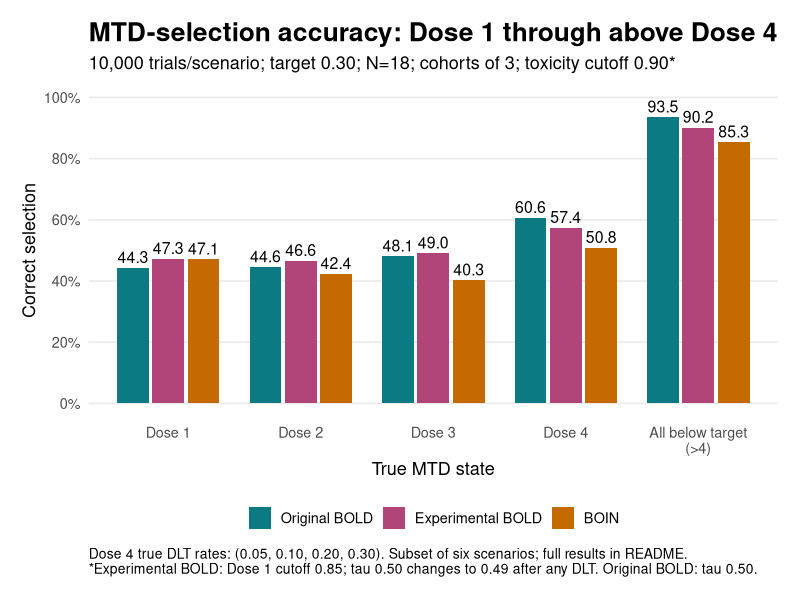
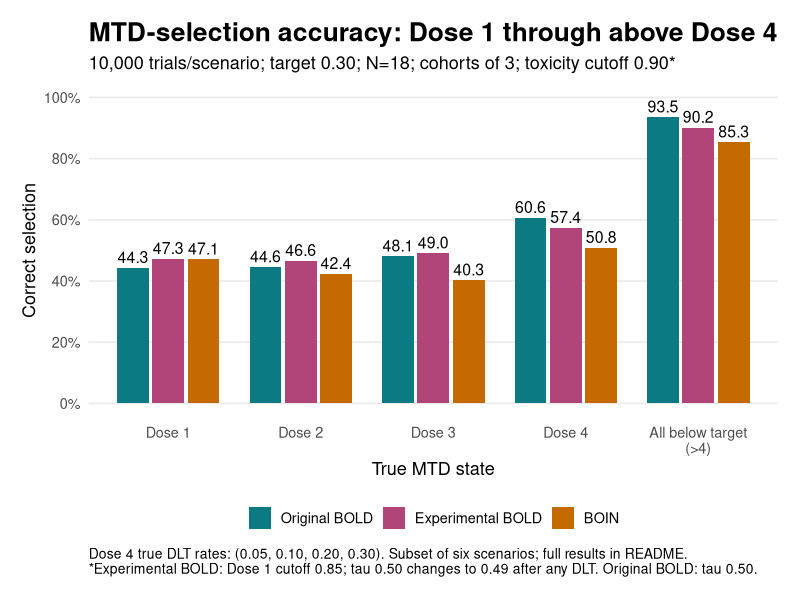

Recreate these plots in R, in order.
library(ggplot2)
d <- read.csv("docs/data/car_t_six_scenarios.csv")
d <- subset(d, scenario %in% c("1", "2", "3", "4", ">4"))
d$scenario <- factor(d$scenario, c("1", "2", "3", "4", ">4"),
                     c("Dose 1", "Dose 2", "Dose 3", "Dose 4", "All below target\n(>4)"))
d$method <- factor(d$method, c("Original BOLD", "Experimental BOLD", "BOIN"))
# Decimal half-up rounding avoids floating-point ties in saved percentages.
d$label <- sprintf("%.1f", floor(d$accuracy_pct * 10 + 0.5 + 1e-8) / 10)
p <- ggplot(d, aes(scenario, accuracy_pct, fill = method)) +
  geom_col(position = position_dodge(.8), width = .72) +
  geom_text(aes(label = label), position = position_dodge(.8), vjust = -.4, size = 4) +
  scale_fill_manual(values = c("#0B7A82", "#B1457A", "#C46A00"), name = NULL) +
  scale_y_continuous(limits = c(0, 100), breaks = seq(0, 100, 20), labels = function(x) paste0(x, "%")) +
  labs(title = "MTD-selection accuracy: Dose 1 through above Dose 4",
       subtitle = "10,000 trials/scenario; target 0.30; N=18; cohorts of 3; toxicity cutoff 0.90*",
       x = "True MTD state", y = "Correct selection",
       caption = paste("Dose 4 true DLT rates: (0.05, 0.10, 0.20, 0.30). Subset of six scenarios; full results in README.",
         "*Experimental BOLD: Dose 1 cutoff 0.85; tau 0.50 changes to 0.49 after any DLT. Original BOLD: tau 0.50.", sep = "\n")) +
  theme_minimal(base_size = 13) +
  theme(panel.grid.major.x = element_blank(), panel.grid.minor = element_blank(),
        plot.title = element_text(face = "bold", size = 19),
        plot.caption = element_text(hjust = 0, size = 10),
        legend.position = "bottom", plot.margin = margin(16, 16, 16, 16))
dir.create("docs/figures", recursive = TRUE, showWarnings = FALSE)
ggsave("docs/figures/mtd_selection_accuracy_upper_scenarios.png", p, width = 12, height = 7, dpi = 240)
ggsave("docs/figures/mtd_selection_accuracy_upper_scenarios.pdf", p, width = 12, height = 7)
